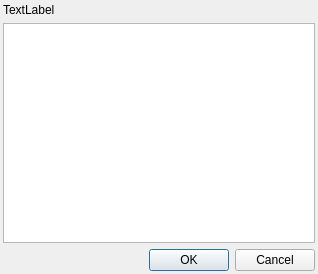
<ui version="4.0" >
 <class>TextEditDialog</class>
 <widget class="QDialog" name="TextEditDialog" >
  <property name="geometry" >
   <rect>
    <x>0</x>
    <y>0</y>
    <width>318</width>
    <height>274</height>
   </rect>
  </property>
  <property name="windowTitle" >
   <string>Dialog</string>
  </property>
  <layout class="QVBoxLayout" >
   <property name="leftMargin" >
    <number>3</number>
   </property>
   <property name="topMargin" >
    <number>3</number>
   </property>
   <property name="rightMargin" >
    <number>3</number>
   </property>
   <property name="bottomMargin" >
    <number>3</number>
   </property>
   <item>
    <widget class="QLabel" name="label" >
     <property name="text" >
      <string>TextLabel</string>
     </property>
    </widget>
   </item>
   <item>
    <widget class="QTextEdit" name="te" />
   </item>
   <item>
    <widget class="QDialogButtonBox" name="buttonBox" >
     <property name="orientation" >
      <enum>Qt::Horizontal</enum>
     </property>
     <property name="standardButtons" >
      <set>QDialogButtonBox::Cancel|QDialogButtonBox::NoButton|QDialogButtonBox::Ok</set>
     </property>
    </widget>
   </item>
  </layout>
 </widget>
 <resources/>
 <connections>
  <connection>
   <sender>buttonBox</sender>
   <signal>accepted()</signal>
   <receiver>TextEditDialog</receiver>
   <slot>accept()</slot>
   <hints>
    <hint type="sourcelabel" >
     <x>248</x>
     <y>254</y>
    </hint>
    <hint type="destinationlabel" >
     <x>157</x>
     <y>274</y>
    </hint>
   </hints>
  </connection>
  <connection>
   <sender>buttonBox</sender>
   <signal>rejected()</signal>
   <receiver>TextEditDialog</receiver>
   <slot>reject()</slot>
   <hints>
    <hint type="sourcelabel" >
     <x>316</x>
     <y>260</y>
    </hint>
    <hint type="destinationlabel" >
     <x>286</x>
     <y>274</y>
    </hint>
   </hints>
  </connection>
 </connections>
</ui>
